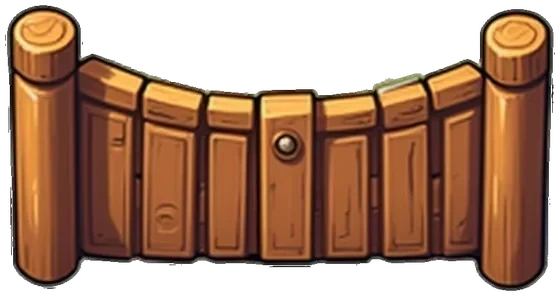
#> input picture next/assets/hero_fence.webp, 560 x 296 px, found by its file name
$ python make_end_post.py
#> lines starting #> are read from the running program, lines starting #| are printed output that depends on the picture
"""The post a fence ends on.

    python tools/make_end_post.py

A run of fence has to stop somewhere. Stopping in mid-air reads as a bug, so
each end either butts into a building or gets a post — and the post has to be
the SAME post the fence already ends on, or the join shows.

`hero_fence` is drawn with a round post at each end, so the post is cut out of
it rather than drawn or generated fresh: same line weight, same palette, same
light direction, and it stays matched if the fence art is ever replaced.

The cut is found rather than typed in: the fence's alpha is scanned column by
column, and the post is the tall block at the left edge — it runs the full
height of the art, while the rails between the posts do not.
"""

import pathlib

import numpy as np
from PIL import Image

ROOT = pathlib.Path(__file__).resolve().parent.parent
ASSETS = ROOT / "assets"
SRC = ASSETS / "hero_fence.webp"
OUT = ASSETS / "end_post.webp"
ALPHA = 8


def main():
    im = Image.open(SRC).convert("RGBA")
#> im is the input picture: PIL image 560x296 RGBA; mean R, G, B, A 118.5, 82.7, 58.7, 170.9
    a = np.asarray(im)[..., 3]
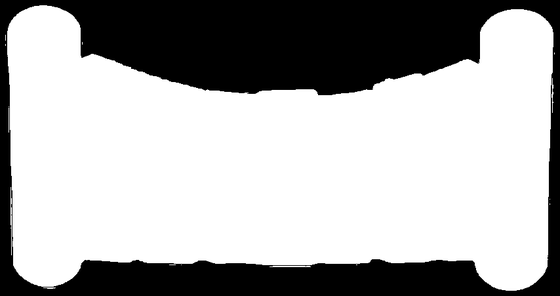
#> a: shape (296, 560); min 0, max 255, mean 170.9
    h, w = a.shape
#> h = 296; w = 560

    # how much of each column is painted; the posts are the full-height ones
    fill = (a > ALPHA).sum(axis=0) / h
#> fill = 560 values, max 0.959 at index 43, min 0 at index 0, mean 0.677
    tall = fill > 0.80
    if not tall.any():
        raise SystemExit("в hero_fence не нашлось столба во всю высоту")

    # the left post: from the first painted column to where the tall block ends
    painted = np.where(fill > 0.02)[0]
#> painted = 548 values from 5 to 553
    x0 = int(painted.min())
#> x0 = 5
    idx = np.where(tall)[0]
#> idx = 138 values from 13 to 548
    end = int(idx[0])
#> end = 13
    for i in idx:
        if i - end > 3:                 # a gap means we left the post
            break
        end = int(i)
#> this loop made 69 passes
    x1 = end + 1
#> x1 = 81

    post = im.crop((x0, 0, x1, h))
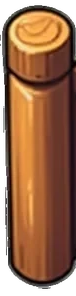
#> post: PIL image 76x296 RGBA; mean R, G, B, A 126.5, 81.4, 51.9, 216.5; transparent parts drawn white
    # trim to what is actually painted, so the plane is the post and nothing else
    pa = np.asarray(post)[..., 3]
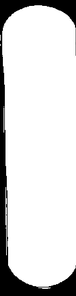
#> pa: shape (296, 76); min 0, max 255, mean 216.5
    rows = np.where((pa > ALPHA).any(axis=1))[0]
#> rows = 284 values from 5 to 288
    cols = np.where((pa > ALPHA).any(axis=0))[0]
#> cols = 75 values from 0 to 75
    post = post.crop((int(cols.min()), int(rows.min()),
                      int(cols.max()) + 1, int(rows.max()) + 1))
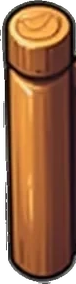
#> post: PIL image 76x284 RGBA; mean R, G, B, A 129.6, 82.6, 51.9, 225.7; transparent parts drawn white

    post.save(OUT, "WEBP", quality=92, method=6)
    print(f"столб вырезан из {SRC.name}: колонки {x0}..{x1} из {w}, "
          f"итог {post.width}x{post.height} -> assets/{OUT.name}")
#| столб вырезан из hero_fence.webp: колонки 5..81 из 560, итог 76x284 -> assets/end_post.webp


if __name__ == "__main__":
    main()

$ run again, with next/assets/barn.webp copied over next/assets/hero_fence.webp
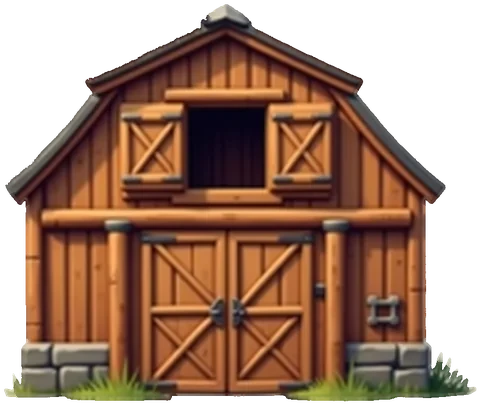
#> input picture next/assets/barn.webp, 480 x 405 px, found by its file name
#> in main, im is the input picture: PIL image 480x405 RGBA; mean R, G, B, A 105.1, 70.4, 50.8, 173.6
#> fill = 480 values, max 0.968 at index 224, min 0 at index 0, mean 0.685
#> painted = 464 values from 5 to 468
#> x0 = 5
#> idx = 264 values from 94 to 357
#> in main, `end = int(idx[0])`: end = 94
#> x1 = 358
#> in main, `pa = np.asarray(post)[..., 3]`:
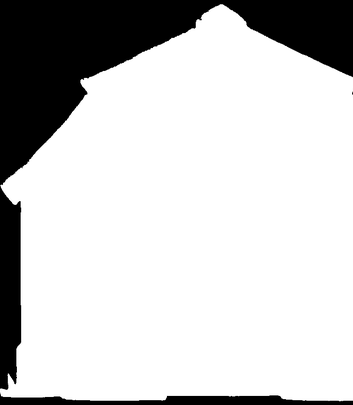
#> pa: shape (405, 353); min 0, max 255, mean 200.7
#> rows = 398 values from 4 to 401
#> cols = 353 values from 0 to 352
#> in main, `post = post.crop((int(cols.min()), int(rows.min()), int(cols.max()) + ..`:
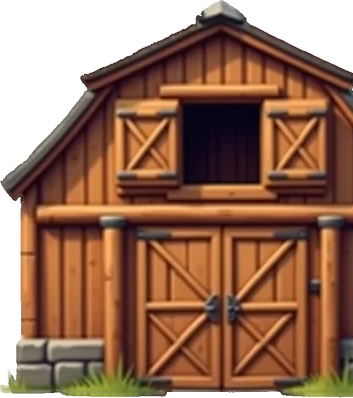
#> post: PIL image 353x398 RGBA; mean R, G, B, A 108.5, 69, 46.8, 204.3; transparent parts drawn white
#| столб вырезан из hero_fence.webp: колонки 5..358 из 480, итог 353x398 -> assets/end_post.webp
